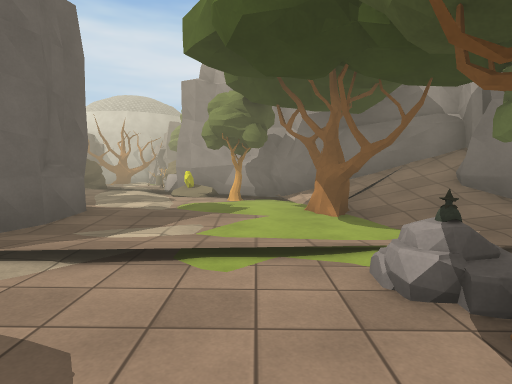
view 1 (above)

13 first-person views from a walk through a Unity game level. The camera is 1.5 m above the floor, tilts 4° down and sees 75° across. The floor is counted in squares, 2 m on a side. Each view is taken from the middle of a square. On the plan, view 1 faces up. The plan holds only what a view shows up to about 11 squares ahead; the rest is blank. The place goes on beyond the plan. The player character is not drawn. Some animated figures are not drawn. Some surface patterns are stand-ins.

view 2
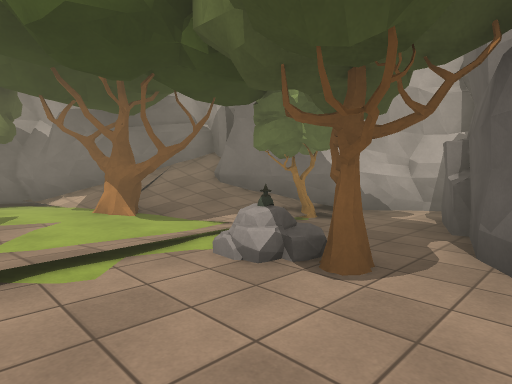

view 3
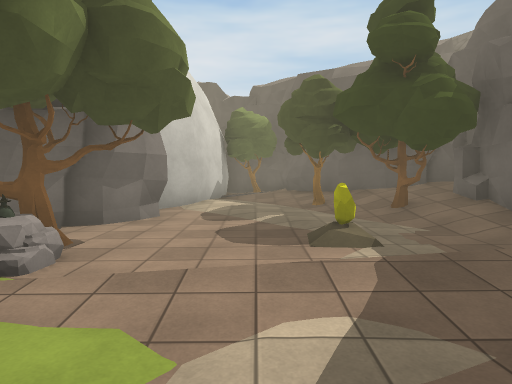

view 4
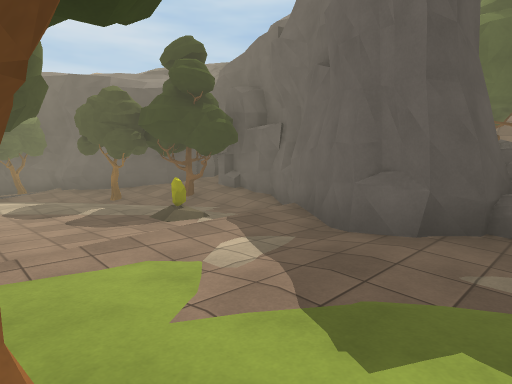

view 5
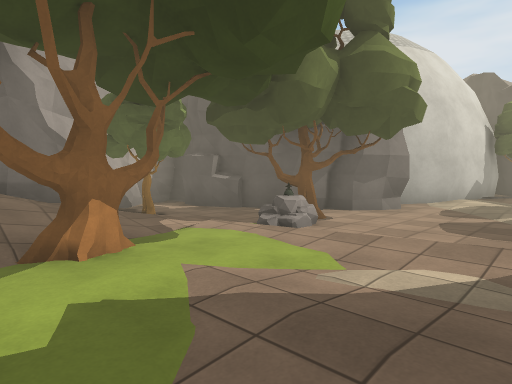

view 6
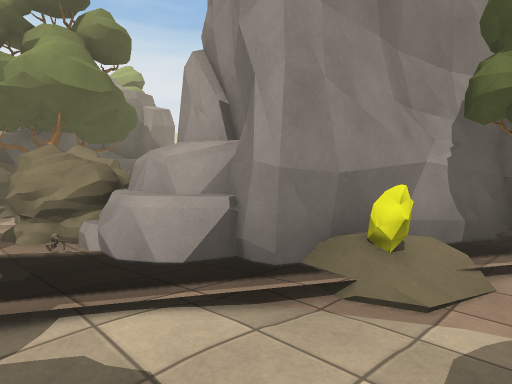

view 7
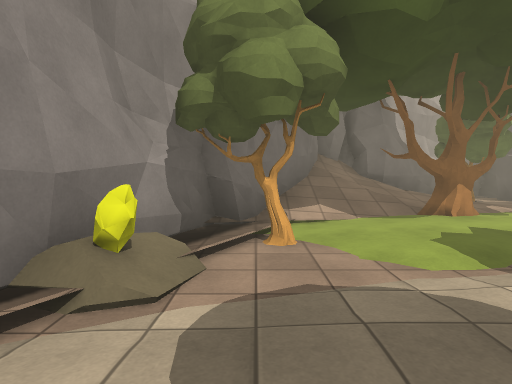

view 8
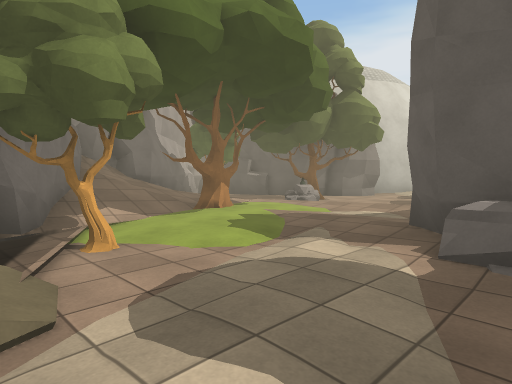

view 9
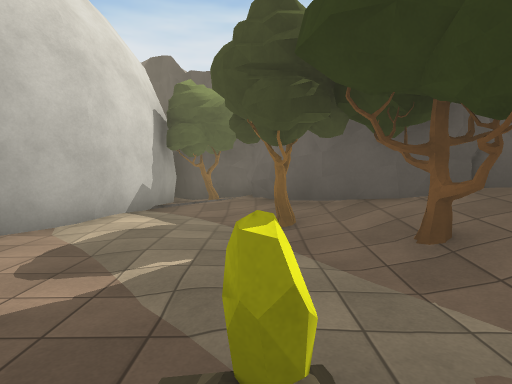

view 10
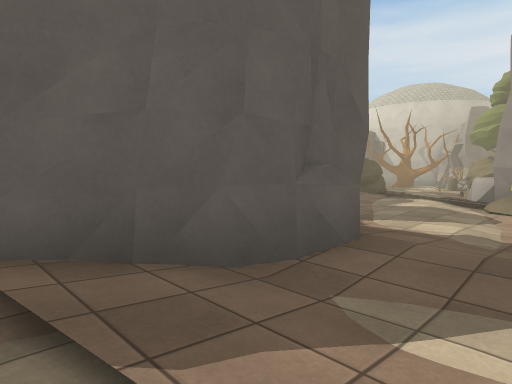

view 11
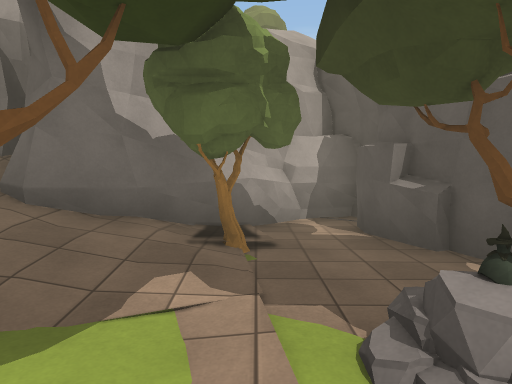

view 12
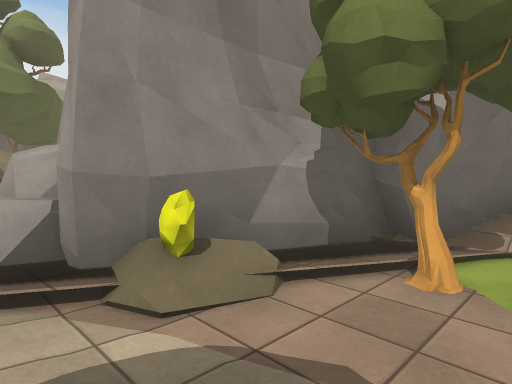

view 13
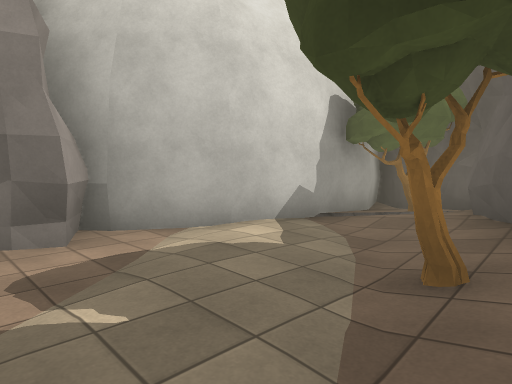

### Floor plan
Key: @ floor where view 1 was taken; # wall or solid block; . main floor; : floor 0.5 m higher than the main floor; / step, stairs or slope; = window, fence, low wall or low ledge; O other object.
Columns run from 4 left of view 1 to 6 right of it. Each row starts with its distance up from view 1.
 15 OOO
 14  OO
 13  OO
 12  OO
 11  OO
 10 :O##
  9 ..O###
  8 ....O###
  7 .....//##
  6 O.....//##
  5 O#...O:/##
  4 O#...O.:##
  3 #....O.O###
  2 #....OO...#
  1 #.O....####
  0 :...@.##
 -1 O....##
 -2 #:O..##
 -3 ##...#
 -4  ##.##
 -5   #.#
 -6   #O#
 -7   ####
 -8    ===
 -9     ##

Positions as (right, up) in squares from view 1, and headings:
1: (0, 0), facing up
2: (-1, 0), facing up-right
3: (-1, 5), facing down
4: (1, 6), facing down-left
5: (-2, 6), facing down-right
6: (-4, 8), facing up-right
7: (-4, 8), facing right
8: (-4, 9), facing down-right
9: (-2, 2), facing down
10: (-1, 2), facing up-left
11: (0, 3), facing right
12: (-3, 7), facing up-right
13: (-3, 0), facing down-right
